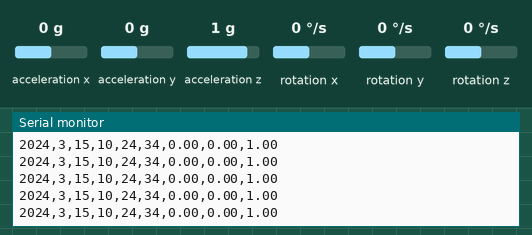
Bench run of a program on a simulated ESP32. On the bench: the last lines printed to the serial monitor. The inputs (shaded band) are chosen by the test bench; at power-on: acceleration x 0 g, acceleration y 0 g, acceleration z 1 g, rotation x 0 °/s, rotation y 0 °/s, rotation z 0 °/s. The local clock reads 2024-03-15 10:24:30 at power-on unless the program sets it; storage starts empty.

Above: at 4.2 s.
4.3 s: acceleration x set to -1.4 g
At 4.9 s:
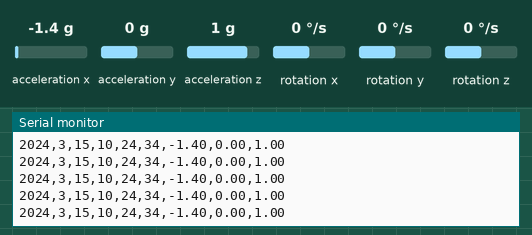
5.8 s: acceleration y set to -1.4 g
At 6.4 s:
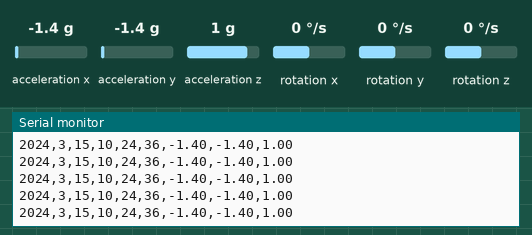
7.3 s: acceleration z set to -1.4 g
At 8.3 s:
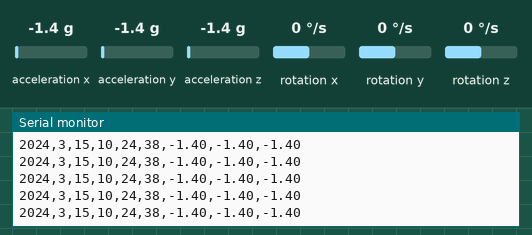
Timing chart, 0 to 10.3 s (numbered marks = the images above; inputs shaded):
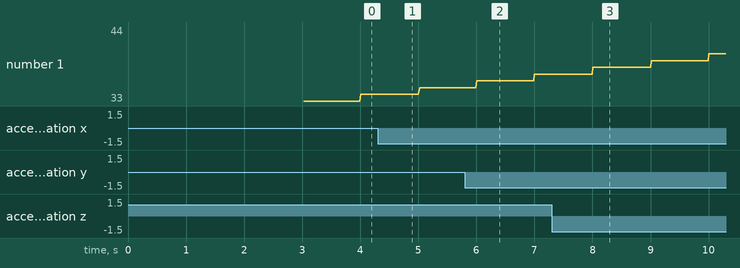

Measured:
- after the input at 4.3 s, the serial monitor: prints a new line at once (image 1)
- after the input at 5.8 s, the serial monitor: prints a new line at once (image 2)
- after the input at 7.3 s, the serial monitor: prints a new line at once (image 3)

The program:

main.cpp
```cpp
/**
 * @brief Voorbeeldcode voor het uitlezen van een MPU6050-sensor met een ESP32, RTC (DS3231) en SD-kaart met buffer.
 *
 * Deze code initialiseert de MPU6050-sensor, de DS3231 RTC en de SD-kaartmodule, en leest de
 * accelerometerwaarden uit met een interval van 10 milliseconden (100Hz sampling).
 * De waarden en de tijd worden eerst in een buffer opgeslagen en periodiek naar het
 * CSV-bestand op de SD-kaart geschreven.
 *
 * @details
 * - De MPU6050-sensor en de DS3231 RTC worden geinitialiseerd via de I2C-bus (SDA op pin 32, SCL op pin 33).
 * - De gyroscoop-offsets worden berekend tijdens de initialisatie.
 * - De SD-kaartmodule wordt geïnitialiseerd via SPI (MOSI op pin 23, MISO op pin 19, SCK op pin 18, CS op pin 5).
 * - In de hoofdloop wordt de sensor elke 10 milliseconden bijgewerkt en worden de
 * accelerometerwaarden en de tijd toegevoegd aan de buffer.
 * - Periodiek wordt de buffer naar het CSV-bestand op de SD-kaart geschreven.
 * - Foutafhandeling is toegevoegd voor de initialisatie van de RTC en de SD-kaartmodule.
 */

 #include <Arduino.h>
 #include <Wire.h>
 #include <MPU6050_light.h>
 #include <RTClib.h> // Include RTC library
 #include <SD.h>    // Include SD library

 MPU6050 mpu(Wire); // MPU6050 object with I2C address
 RTC_DS3231 rtc;    // RTC_DS3231 object

 unsigned long previousMillis = 0; // Tijdstempel van de vorige meting
 const long interval = 10;         // Interval in milliseconden (10ms voor 100Hz sampling)
 const int chipSelect = 5;         // CS pin voor SD-kaartmodule

 // Buffer voor SD-kaartdata
 const int bufferSize = 100; // Aantal regels in de buffer
 String dataBuffer[bufferSize];
 int bufferIndex = 0;

 // Declareer de functie writeBufferToSD()
void writeBufferToSD();

 // Timer voor het schrijven van de buffer naar SD-kaart
 unsigned long lastWriteTime = 0;
 const unsigned long writeInterval = 5000; // Schrijf interval in milliseconden (5 seconden)

 void setup() {
   Serial.begin(74880); // Initialiseer seriële communicatie
   Wire.begin(32, 33);  // Initialiseer I2C-bus

   mpu.begin();             // Initialiseer MPU6050-sensor
   mpu.calcGyroOffsets(); // Bereken gyroscoop-offsets

   if (!rtc.begin()) {
	 Serial.println("RTC niet gevonden!");
	 Serial.flush();
	 abort();
   }

   if (rtc.lostPower()) {
	 Serial.println("RTC stroom verloren, tijd instellen...");
	 rtc.adjust(DateTime(F(__DATE__), F(__TIME__)));
   }

   // Controleer of de SD-kaart aanwezig is
   if (!SD.begin(chipSelect)) {
	 Serial.println("SD kaart initialisatie mislukt!");
	 if (SD.cardType() == CARD_NONE) {
	   Serial.println("Geen SD kaart gedetecteerd.");
	 } else {
	   Serial.println("SD kaart kon niet geinitialiseerd worden.");
	 }
	 while (1); // Stop verdere uitvoering bij fout
   }
   Serial.println("SD kaart initialisatie geslaagd.");
 }

 void loop() {
   unsigned long currentMillis = millis(); // Huidige tijd in milliseconden

   if (currentMillis - previousMillis >= interval) {
	 previousMillis = currentMillis;
	 mpu.update();
	 DateTime now = rtc.now();

	 // Data samenstellen en toevoegen aan de buffer
	 String dataString = "";
	 dataString += String(now.year()) + "," + String(now.month()) + "," + String(now.day()) + "," + String(now.hour()) + "," + String(now.minute()) + "," + String(now.second());
	 dataString += "," + String(mpu.getAccX()) + "," + String(mpu.getAccY()) + "," + String(mpu.getAccZ());

	 dataBuffer[bufferIndex] = dataString;
	 bufferIndex++;

	 // Buffer vol, schrijf naar SD-kaart
	 if (bufferIndex >= bufferSize) {
	   writeBufferToSD();
	   bufferIndex = 0; // Reset buffer index
	 }

	 // Controleer tijd om buffer naar SD te schrijven
	 if (currentMillis - lastWriteTime >= writeInterval) {
	   writeBufferToSD();
	   bufferIndex = 0; // Reset buffer index
	   lastWriteTime = currentMillis; // Update laatste schrijftijd
	 }

	 // Ook afdrukken naar de seriële monitor (optioneel)
	 Serial.println(dataString);
   }
 }

 // Functie om de buffer naar de SD-kaart te schrijven
 void writeBufferToSD() {
   File dataFile = SD.open("data.csv", FILE_APPEND);
   if (dataFile) {
	 for (int i = 0; i < bufferIndex; i++) {
	   dataFile.println(dataBuffer[i]);
	 }
	 dataFile.close();
   } else {
	 Serial.println("Fout bij openen van data.csv voor buffer schrijven.");
   }
 }
```
